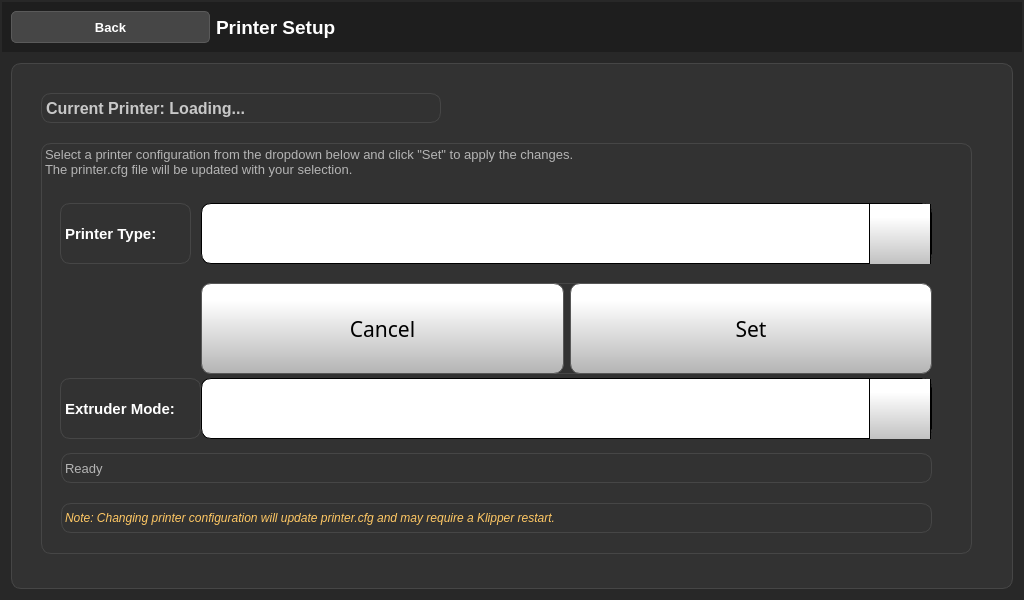
<?xml version="1.0" encoding="UTF-8"?>
<ui version="4.0">
 <class>Form</class>
 <widget class="QWidget" name="Form">
  <property name="geometry">
   <rect>
    <x>0</x>
    <y>0</y>
    <width>1024</width>
    <height>600</height>
   </rect>
  </property>
  <property name="minimumSize">
   <size>
    <width>1024</width>
    <height>600</height>
   </size>
  </property>
  <property name="windowTitle">
   <string>Form</string>
  </property>
  <property name="styleSheet">
   <string notr="true">background-color: rgb(40, 40, 40);</string>
  </property>
  <layout class="QVBoxLayout" name="verticalLayout">
   <property name="spacing">
    <number>2</number>
   </property>
   <property name="leftMargin">
    <number>2</number>
   </property>
   <property name="topMargin">
    <number>2</number>
   </property>
   <property name="rightMargin">
    <number>2</number>
   </property>
   <property name="bottomMargin">
    <number>2</number>
   </property>
   <item>
    <widget class="QWidget" name="headerWidget" native="true">
     <property name="minimumSize">
      <size>
       <width>0</width>
       <height>50</height>
      </size>
     </property>
     <property name="maximumSize">
      <size>
       <width>16777215</width>
       <height>50</height>
      </size>
     </property>
     <property name="styleSheet">
      <string notr="true">background-color: rgb(30, 30, 30);</string>
     </property>
     <layout class="QHBoxLayout" name="horizontalLayout_2" stretch="1,4">
      <property name="leftMargin">
       <number>9</number>
      </property>
      <property name="topMargin">
       <number>9</number>
      </property>
      <item>
       <widget class="QPushButton" name="backButton">
        <property name="sizePolicy">
         <sizepolicy hsizetype="Minimum" vsizetype="Expanding">
          <horstretch>0</horstretch>
          <verstretch>0</verstretch>
         </sizepolicy>
        </property>
        <property name="font">
         <font>
          <pointsize>10</pointsize>
          <weight>75</weight>
          <bold>true</bold>
         </font>
        </property>
        <property name="styleSheet">
         <string notr="true">QPushButton {
    background-color: rgb(70, 70, 70);
    border: 1px solid rgb(90, 90, 90);
    border-radius: 5px;
    color: white;
    padding: 5px;
}

QPushButton:hover {
    background-color: rgb(80, 80, 80);
}

QPushButton:pressed {
    background-color: rgb(60, 60, 60);
}</string>
        </property>
        <property name="text">
         <string>Back</string>
        </property>
       </widget>
      </item>
      <item>
       <widget class="QLabel" name="titleLabel">
        <property name="font">
         <font>
          <pointsize>14</pointsize>
          <weight>75</weight>
          <bold>true</bold>
         </font>
        </property>
        <property name="styleSheet">
         <string notr="true">color: white;</string>
        </property>
        <property name="text">
         <string>Printer Setup</string>
        </property>
        <property name="alignment">
         <set>Qt::AlignLeading|Qt::AlignLeft|Qt::AlignVCenter</set>
        </property>
       </widget>
      </item>
     </layout>
    </widget>
   </item>
   <item>
    <widget class="QWidget" name="contentWidget" native="true">
     <property name="styleSheet">
      <string notr="true">background-color: rgb(40, 40, 40);</string>
     </property>
     <layout class="QVBoxLayout" name="verticalLayout_2">
      <item>
       <widget class="QWidget" name="mainContentWidget" native="true">
        <property name="styleSheet">
         <string notr="true">background-color: rgb(50, 50, 50);
border: 1px solid rgb(70, 70, 70);
border-radius: 10px;</string>
        </property>
        <widget class="QLabel" name="currentPrinterLabel">
         <property name="geometry">
          <rect>
           <x>30</x>
           <y>30</y>
           <width>400</width>
           <height>30</height>
          </rect>
         </property>
         <property name="font">
          <font>
           <pointsize>12</pointsize>
           <weight>75</weight>
           <bold>true</bold>
          </font>
         </property>
         <property name="styleSheet">
          <string notr="true">color: rgb(200, 200, 200);</string>
         </property>
         <property name="text">
          <string>Current Printer: Loading...</string>
         </property>
         <property name="alignment">
          <set>Qt::AlignLeading|Qt::AlignLeft|Qt::AlignVCenter</set>
         </property>
        </widget>
        <widget class="QLabel" name="instructionLabel">
         <property name="geometry">
          <rect>
           <x>30</x>
           <y>80</y>
           <width>931</width>
           <height>411</height>
          </rect>
         </property>
         <property name="minimumSize">
          <size>
           <width>600</width>
           <height>300</height>
          </size>
         </property>
         <property name="font">
          <font>
           <pointsize>10</pointsize>
          </font>
         </property>
         <property name="styleSheet">
          <string notr="true">color: rgb(180, 180, 180);</string>
         </property>
         <property name="text">
          <string>Select a printer configuration from the dropdown below and click &quot;Set&quot; to apply the changes.
The printer.cfg file will be updated with your selection.</string>
         </property>
         <property name="alignment">
          <set>Qt::AlignLeading|Qt::AlignLeft|Qt::AlignTop</set>
         </property>
         <property name="wordWrap">
          <bool>true</bool>
         </property>
        </widget>
        <widget class="QLabel" name="printerLabel">
         <property name="geometry">
          <rect>
           <x>49</x>
           <y>140</y>
           <width>131</width>
           <height>61</height>
          </rect>
         </property>
         <property name="font">
          <font>
           <pointsize>11</pointsize>
           <weight>75</weight>
           <bold>true</bold>
          </font>
         </property>
         <property name="styleSheet">
          <string notr="true">color: white;</string>
         </property>
         <property name="text">
          <string>Printer Type:</string>
         </property>
         <property name="alignment">
          <set>Qt::AlignLeading|Qt::AlignLeft|Qt::AlignVCenter</set>
         </property>
        </widget>
        <widget class="QComboBox" name="printerComboBox">
         <property name="geometry">
          <rect>
           <x>190</x>
           <y>140</y>
           <width>731</width>
           <height>61</height>
          </rect>
         </property>
         <property name="font">
          <font>
           <pointsize>10</pointsize>
          </font>
         </property>
         <property name="styleSheet">
          <string notr="true">QComboBox {
    border: 1px solid black;
    padding: 0px 18px 0px 3px;
    min-width: 6em;
    color: black !important;
    background-color: white !important;
    selection-color: black !important;
    selection-background-color: lightgray !important;
}

QComboBox::item {
    color: black !important;
    background-color: white !important;
}

QComboBox::item:selected {
    color: black !important;
    background-color: lightgray !important;
}

QComboBox:editable {
    background-color: white !important;
    color: black !important;
}

QComboBox:!editable, QComboBox::drop-down:editable {
    background-color: white !important;
    color: black !important;
}

QComboBox:!editable:on, QComboBox::drop-down:editable:on {
    background-color: white !important;
    color: black !important;
}

QComboBox::drop-down {
    border-left: 1px solid black;
    border-right: 1px solid black;
    background-color: qlineargradient(spread:pad, x1:0, y1:1, x2:0, y2:0.188, stop:0 rgba(180, 180, 180, 255), stop:1 rgba(255, 255, 255, 255));
    width: 60px;
    height: 70px;
}

QComboBox::down-arrow {
    image: url(:/Navigation/img/Navigation/arrows-5.png);
    width: 30px;
    height: 30px;
}

QComboBox QAbstractItemView {
    color: black !important;
    background-color: white !important;
    selection-color: black !important;
    selection-background-color: lightgray !important;
}

QScrollBar:vertical {
    border: 1px solid black;
    border-radius: 5px;
    background-color: rgb(40,40,40);
    width: 60px;
    margin: 67px 0 67px 0;
}

QScrollBar::handle:vertical {
    border-radius: 5px;
    background: qlineargradient(spread:pad, x1:0, y1:1, x2:0, y2:0.188, stop:0 rgba(180, 180, 180, 255), stop:1 rgba(255, 255, 255, 255));
    min-height: 7px;
}

QScrollBar::add-line:vertical {
    border: 1px solid black;
    background: qlineargradient(spread:pad, x1:0, y1:1, x2:0, y2:0.188, stop:0 rgba(180, 180, 180, 255), stop:1 rgba(255, 255, 255, 255));
    height:65px;
    border-radius: 5px;
    subcontrol-position: bottom;
    subcontrol-origin: margin;
}

QScrollBar::sub-line:vertical {
    border: 1px solid black;
    background: qlineargradient(spread:pad, x1:0, y1:1, x2:0, y2:0.188, stop:0 rgba(180, 180, 180, 255), stop:1 rgba(255, 255, 255, 255));
    height: 65px;
    border-radius: 5px;
    subcontrol-position: top;
    subcontrol-origin: margin;
}

QScrollBar::up-arrow:vertical {
    image: url(:/Navigation/img/Navigation/arrows.png);
    width: 40px;
    height: 40px;
    padding: 5px;
}

QScrollBar::down-arrow:vertical {
    image: url(:/Navigation/img/Navigation/arrows-5.png);
    width: 40px;
    height: 40px;
    padding: 5px;
}

QScrollBar::add-page:vertical, QScrollBar::sub-page:vertical {
    background: none;
}</string>
         </property>
         <property name="editable">
          <bool>false</bool>
         </property>
         <property name="maxVisibleItems">
          <number>8</number>
         </property>
         <property name="iconSize">
          <size>
           <width>30</width>
           <height>30</height>
          </size>
         </property>
        </widget>
        <widget class="QWidget" name="buttonWidget" native="true">
         <property name="geometry">
          <rect>
           <x>190</x>
           <y>220</y>
           <width>731</width>
           <height>91</height>
          </rect>
         </property>
         <layout class="QHBoxLayout" name="horizontalLayout">
          <item>
           <widget class="QPushButton" name="cancelButton">
            <property name="sizePolicy">
             <sizepolicy hsizetype="Minimum" vsizetype="Expanding">
              <horstretch>0</horstretch>
              <verstretch>0</verstretch>
             </sizepolicy>
            </property>
            <property name="font">
             <font>
              <family>Gotham</family>
              <pointsize>16</pointsize>
             </font>
            </property>
            <property name="styleSheet">
             <string notr="true">QPushButton {
     border: 1px solid rgb(87, 87, 87);
	background-color: qlineargradient(spread:pad, x1:0, y1:1, x2:0, y2:0.188, stop:0 rgba(180, 180, 180, 255), stop:1 rgba(255, 255, 255, 255));


}

QPushButton:pressed {
    background-color: qlineargradient(x1: 0, y1: 0, x2: 0, y2: 1,
                                      stop: 0 #dadbde, stop: 1 #f6f7fa);
}

QPushButton:flat {
    border: none; /* no border for a flat push button */
}

QPushButton:default {
    border-color: navy; /* make the default button prominent */
}

QPushButton:focus {
	outline: none;
}</string>
            </property>
            <property name="text">
             <string>Cancel</string>
            </property>
           </widget>
          </item>
          <item>
           <widget class="QPushButton" name="setButton">
            <property name="sizePolicy">
             <sizepolicy hsizetype="Minimum" vsizetype="Expanding">
              <horstretch>0</horstretch>
              <verstretch>0</verstretch>
             </sizepolicy>
            </property>
            <property name="font">
             <font>
              <family>Gotham</family>
              <pointsize>16</pointsize>
             </font>
            </property>
            <property name="styleSheet">
             <string notr="true">QPushButton {
     border: 1px solid rgb(87, 87, 87);
	background-color: qlineargradient(spread:pad, x1:0, y1:1, x2:0, y2:0.188, stop:0 rgba(180, 180, 180, 255), stop:1 rgba(255, 255, 255, 255));


}

QPushButton:pressed {
    background-color: qlineargradient(x1: 0, y1: 0, x2: 0, y2: 1,
                                      stop: 0 #dadbde, stop: 1 #f6f7fa);
}

QPushButton:flat {
    border: none; /* no border for a flat push button */
}

QPushButton:default {
    border-color: navy; /* make the default button prominent */
}

QPushButton:focus {
	outline: none;
}</string>
            </property>
            <property name="text">
             <string>Set</string>
            </property>
           </widget>
          </item>
         </layout>
        </widget>
        <widget class="QLabel" name="modeLabel">
         <property name="geometry">
          <rect>
           <x>49</x>
           <y>315</y>
           <width>141</width>
           <height>61</height>
          </rect>
         </property>
         <property name="font">
          <font>
           <pointsize>11</pointsize>
           <weight>75</weight>
           <bold>true</bold>
          </font>
         </property>
         <property name="styleSheet">
          <string notr="true">color: white;</string>
         </property>
         <property name="text">
          <string>Extruder Mode:</string>
         </property>
         <property name="alignment">
          <set>Qt::AlignLeading|Qt::AlignLeft|Qt::AlignVCenter</set>
         </property>
         <property name="wordWrap">
          <bool>true</bool>
         </property>
        </widget>
        <widget class="QComboBox" name="modeComboBox">
         <property name="geometry">
          <rect>
           <x>190</x>
           <y>315</y>
           <width>731</width>
           <height>61</height>
          </rect>
         </property>
         <property name="font">
          <font>
           <pointsize>10</pointsize>
          </font>
         </property>
         <property name="styleSheet">
          <string notr="true">QComboBox {
    border: 1px solid black;
    padding: 0px 18px 0px 3px;
    min-width: 6em;
    color: black !important;
    background-color: white !important;
    selection-color: black !important;
    selection-background-color: lightgray !important;
}

QComboBox::item {
    color: black !important;
    background-color: white !important;
}

QComboBox::item:selected {
    color: black !important;
    background-color: lightgray !important;
}

QComboBox:!editable, QComboBox::drop-down:editable {
    background-color: white !important;
    color: black !important;
}

QComboBox:!editable:on, QComboBox::drop-down:editable:on {
    background-color: white !important;
    color: black !important;
}

QComboBox::drop-down {
    border-left: 1px solid black;
    border-right: 1px solid black;
    background-color: qlineargradient(spread:pad, x1:0, y1:1, x2:0, y2:0.188, stop:0 rgba(180, 180, 180, 255), stop:1 rgba(255, 255, 255, 255));
    width: 60px;
    height: 70px;
}

QComboBox::down-arrow {
    image: url(:/Navigation/img/Navigation/arrows-5.png);
    width: 30px;
    height: 30px;
}

QComboBox QAbstractItemView {
    color: black !important;
    background-color: white !important;
    selection-color: black !important;
    selection-background-color: lightgray !important;
}</string>
         </property>
         <property name="editable">
          <bool>false</bool>
         </property>
         <property name="maxVisibleItems">
          <number>4</number>
         </property>
         <property name="iconSize">
          <size>
           <width>30</width>
           <height>30</height>
          </size>
         </property>
        </widget>
        <widget class="QLabel" name="statusLabel">
         <property name="geometry">
          <rect>
           <x>50</x>
           <y>390</y>
           <width>871</width>
           <height>30</height>
          </rect>
         </property>
         <property name="font">
          <font>
           <pointsize>10</pointsize>
          </font>
         </property>
         <property name="styleSheet">
          <string notr="true">color: rgb(180, 180, 180);</string>
         </property>
         <property name="text">
          <string>Ready</string>
         </property>
         <property name="alignment">
          <set>Qt::AlignLeading|Qt::AlignLeft|Qt::AlignVCenter</set>
         </property>
        </widget>
        <widget class="QLabel" name="warningLabel">
         <property name="geometry">
          <rect>
           <x>50</x>
           <y>440</y>
           <width>871</width>
           <height>30</height>
          </rect>
         </property>
         <property name="font">
          <font>
           <pointsize>9</pointsize>
           <italic>true</italic>
          </font>
         </property>
         <property name="styleSheet">
          <string notr="true">color: rgb(255, 200, 100);</string>
         </property>
         <property name="text">
          <string>Note: Changing printer configuration will update printer.cfg and may require a Klipper restart.</string>
         </property>
         <property name="alignment">
          <set>Qt::AlignLeading|Qt::AlignLeft|Qt::AlignVCenter</set>
         </property>
         <property name="wordWrap">
          <bool>true</bool>
         </property>
        </widget>
       </widget>
      </item>
     </layout>
    </widget>
   </item>
  </layout>
 </widget>
 <resources>
  <include location="../../resources/resource.qrc"/>
 </resources>
 <connections/>
</ui>
